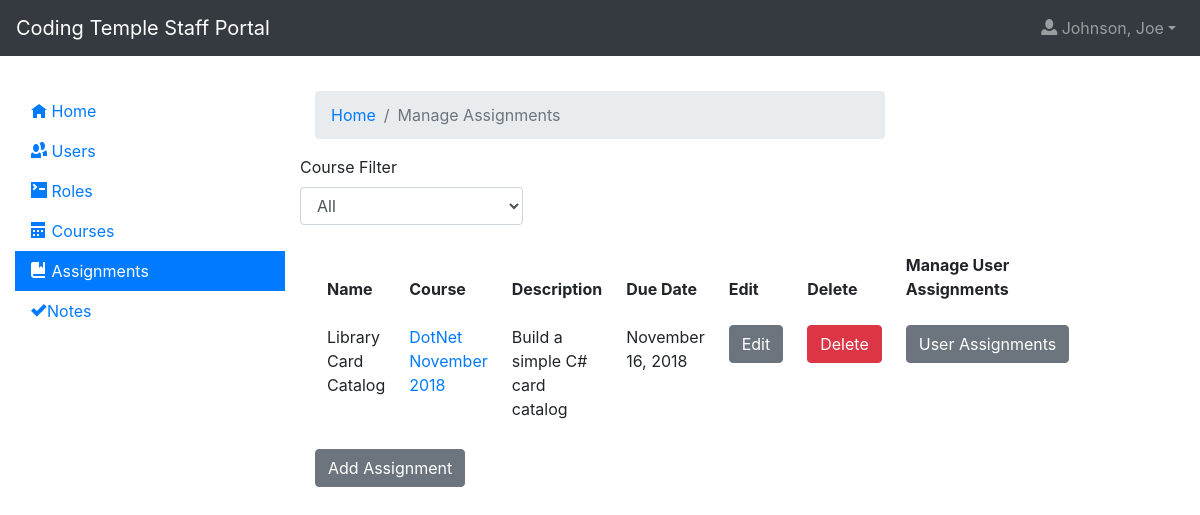
The page /assignments/ (signed in) on the database as committed earlier.
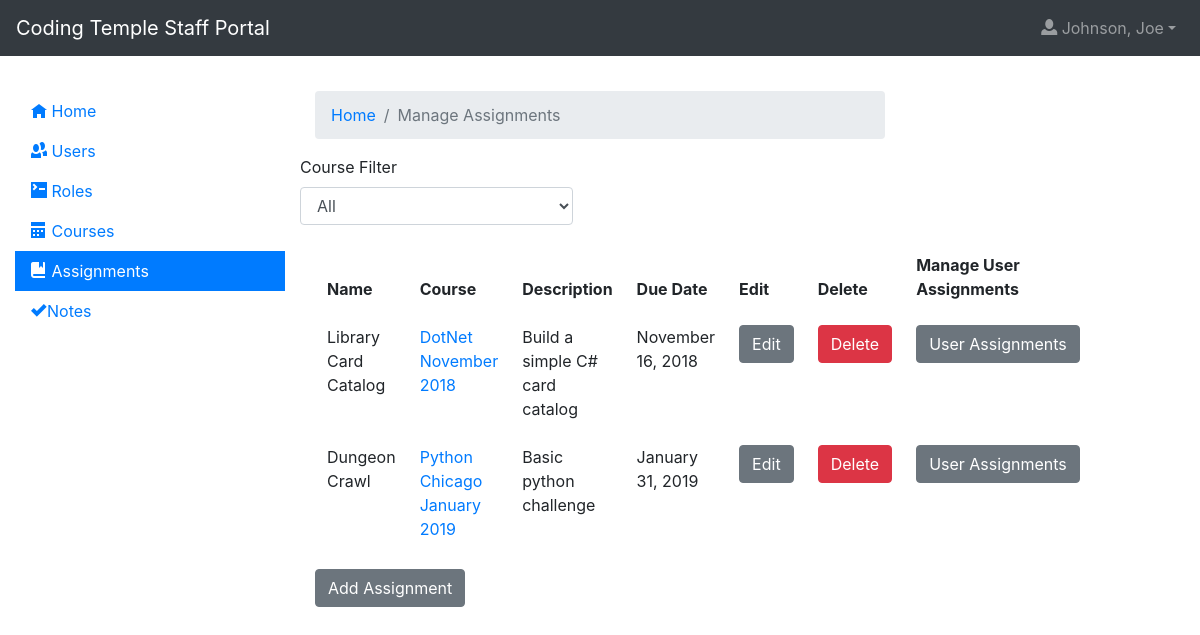
The same page on the database as committed later.
### app/models.py (models this page shows, shortened)
class TimestampMixin(object):
    created = db.Column(
        db.DateTime, nullable=False, default=datetime.utcnow)
    updated = db.Column(db.DateTime, default=datetime.utcnow, onupdate=datetime.utcnow)

class Assignment(TimestampMixin, db.Model):
  id = db.Column(db.Integer, primary_key=True)
  name = db.Column(db.String)
  description = db.Column(db.String)
  due_date = db.Column(db.DateTime, index=True)
  course_id = db.Column(db.Integer, db.ForeignKey('course.id'))
  course = db.relationship('Course', backref='assignments', lazy='subquery')

class Course(TimestampMixin, db.Model):
  id = db.Column(db.Integer, primary_key=True)
  name = db.Column(db.String)
  start_date = db.Column(db.DateTime)
  end_date = db.Column(db.DateTime)

### app/blueprints/assignments/__init__.py (the view)
@assignments.route('/', methods=['GET'])
@login_required
@authorize
def index():
  course_id = request.args.get('cid')
  courses = Course.query.all()
  if(course_id):
    assignments = Assignment.query.filter_by(course_id=course_id).all()
  else:
    assignments = Assignment.query.all()
  context = {
      'courses': courses,
      'assignments': assignments,
      'title': 'Assignments',
      'course_id': int(course_id or 0)
  }
  return render_template('assignments/index.html', **context)

### app/models.py (called while the page is built)
@login.user_loader
def load_user(id):
  return User.query.get(int(id))

### app/blueprints/assignments/templates/assignments/index.html (shortened to what this page needs)
{% extends 'layout.html' %}
{% block app_content %}
<nav aria-label="breadcrumb">
        <ol class="breadcrumb">
            <li class="breadcrumb-item"><a href="{{url_for('index')}}">Home</a></li>
            <li class="breadcrumb-item active">Manage Assignments</li>
        </ol>
    </nav>
    <div class="row">
        <div class="form-group">
            <label>Course Filter</label>
                <select class="form-control course-filter" onchange="window.location.href='{{url_for('assignments.index')}}?cid=' + document.querySelector('.course-filter').value">
                    <option value="">All</option>
                     </select>
        </div>
    </div>
    <table class="table table-borderless">
        <thead>
            <tr>
                    <th>Name</th>
                    <th>Course</th>
                    <th>Description</th>
                    <th>Due Date</th>
                    <th>Edit</th>
                    <th>Delete</th>
                    <th>Manage User Assignments</th>
            </tr>
        </thead>
        <tbody>
            {% for assignment in assignments %}
                <tr>
                    <td>{{assignment.name}}</td>
                    <td><a href="{{url_for('assignments.index')}}?cid={{assignment.course_id}}">{{assignment.course.name }}</a></td>
                    <td>{{assignment.description }}</td>
                    <td>{{ moment(assignment.due_date).format('LL') }}</td>
                    <td><a href="{{url_for('assignments.edit')}}?id={{assignment.id}}" class="btn btn-secondary">Edit</a></td>
                    <td><form action="{{url_for('assignments.delete')}}" method="POST">
                        <input type="submit" class="btn btn-danger" value="Delete" />
                    </form></td>
                    <td>
                        <a href="{{url_for('assignments.userassignments')}}?id={{assignment.id}}" class="btn btn-secondary">User Assignments</a>
                    </td>
                </tr>
            {% endfor %}
        </tbody>
    </table>
    <a href="{{url_for('assignments.add')}}" class="btn btn-secondary">Add Assignment</a>
{% endblock %}

Rows that differ between the two databases and show on the page:
added Assignment: name "Dungeon Crawl", course.name "Python Chicago January 2019", description "Basic python challenge", due_date "January 31, 2019"
